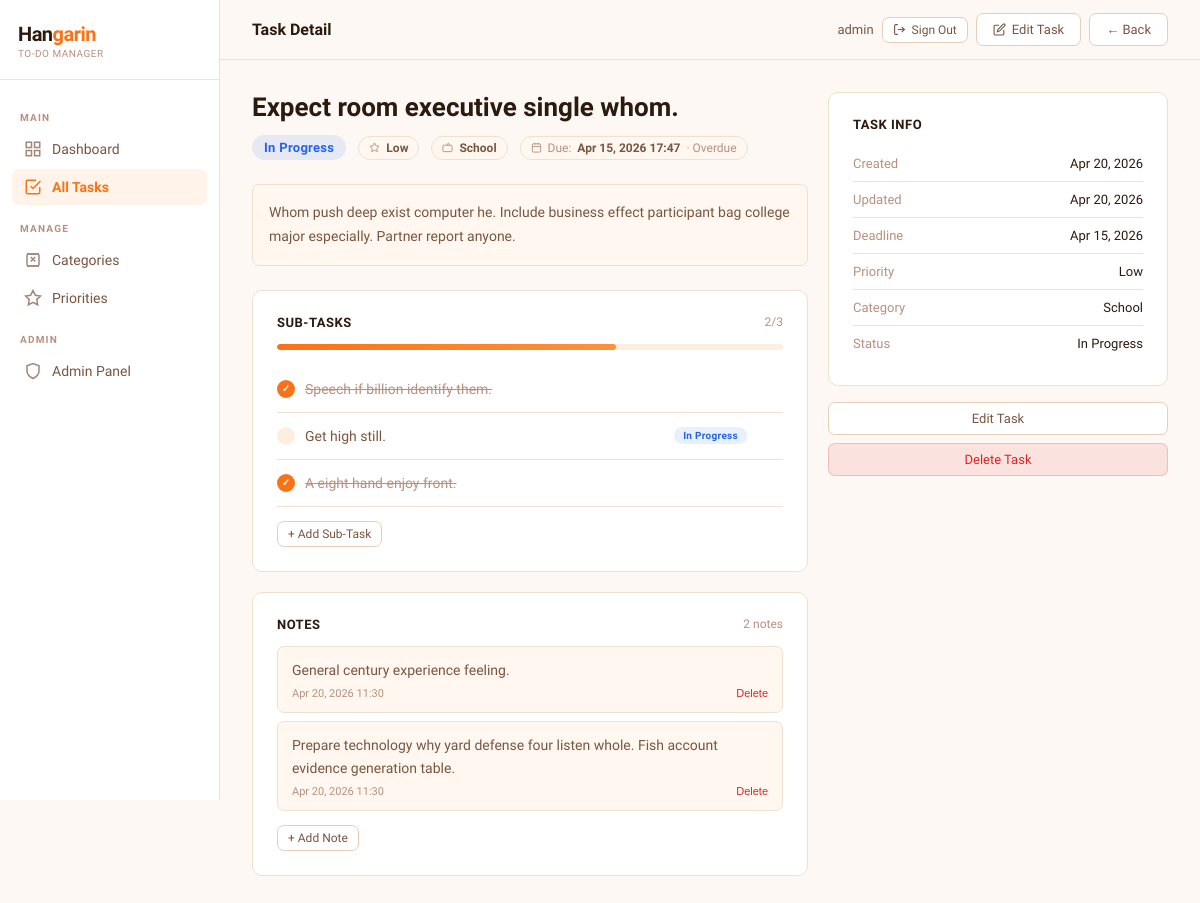
/tasks/20/ (signed in), run on the app's committed database.
### tasks/models.py (models this page shows, shortened)
class BaseModel(models.Model):
    created_at = models.DateTimeField(auto_now_add=True)
    updated_at = models.DateTimeField(auto_now=True)
    class Meta:
        abstract = True

class Task(BaseModel):
    STATUS_CHOICES = [
        ("Pending", "Pending"),
        ("In Progress", "In Progress"),
        ("Completed", "Completed"),
    ]
    title = models.CharField(max_length=255)
    description = models.TextField(blank=True, null=True)
    deadline = models.DateTimeField(blank=True, null=True)
    status = models.CharField(
        max_length=50,
        choices=STATUS_CHOICES,
        default="Pending"
    )
    category = models.ForeignKey(
        Category,
        on_delete=models.SET_NULL,
        null=True,
        blank=True,
        related_name='tasks'
    )
    priority = models.ForeignKey(
        Priority,
        on_delete=models.SET_NULL,
        null=True,
        blank=True,
        related_name='tasks'
    )
    class Meta:
        verbose_name = "Task"
        verbose_name_plural = "Tasks"
        ordering = ['-created_at']
    @property
    def is_overdue(self):
        if self.deadline and self.status != "Completed":
            return timezone.now() > self.deadline
        return False

class Priority(BaseModel):
    name = models.CharField(max_length=100, unique=True)
    class Meta:
        verbose_name = "Priority"
        verbose_name_plural = "Priorities"
        ordering = ['name']

class Category(BaseModel):
    name = models.CharField(max_length=100, unique=True)
    class Meta:
        verbose_name = "Category"
        verbose_name_plural = "Categories"
        ordering = ['name']

class SubTask(BaseModel):
    STATUS_CHOICES = [
        ("Pending", "Pending"),
        ("In Progress", "In Progress"),
        ("Completed", "Completed"),
    ]
    parent_task = models.ForeignKey(
        Task,
        on_delete=models.CASCADE,
        related_name='subtasks'
    )
    title = models.CharField(max_length=255)
    status = models.CharField(
        max_length=50,
        choices=STATUS_CHOICES,
        default="Pending"
    )
    class Meta:
        verbose_name = "Sub Task"
        verbose_name_plural = "Sub Tasks"
        ordering = ['-created_at']

class Note(BaseModel):
    task = models.ForeignKey(
        Task,
        on_delete=models.CASCADE,
        related_name='notes'
    )
    content = models.TextField()
    class Meta:
        verbose_name = "Note"
        verbose_name_plural = "Notes"
        ordering = ['-created_at']

### tasks/views.py (the view)
# urls.py: path('tasks/<int:pk>/', views.task_detail, name='task_detail'),
@login_required
def task_detail(request, pk):
    task = get_object_or_404(Task, pk=pk)
    subtasks = task.subtasks.all()
    notes = task.notes.all().order_by('-created_at')
    subtask_form = SubTaskForm()
    note_form = NoteForm()
    context = {
        'task': task,
        'subtasks': subtasks,
        'notes': notes,
        'subtask_form': subtask_form,
        'note_form': note_form,
        'completed_subtasks': subtasks.filter(status='Completed').count(),
        'total_subtasks': subtasks.count(),
    }
    return render(request, 'tasks/task_detail.html', context)

### tasks/templates/tasks/task_detail.html (shortened to what this page needs)
{% extends "tasks/base.html" %}
{% block page_title %}Task Detail{% endblock %}
{% block topbar_actions %}
  <a href="{% url 'task_update' task.pk %}" class="btn btn-secondary">
    <svg width="13" height="13" viewBox="0 0 24 24" fill="none" stroke="currentColor" stroke-width="2"><path d="M11 4H4a2 2 0 0 0-2 2v14a2 2 0 0 0 2 2h14a2 2 0 0 0 2-2v-7"/><path d="M18.5 2.5a2.121 2.121 0 0 1 3 3L12 15l-4 1 1-4 9.5-9.5z"/></svg>
    Edit Task
  </a>
  <a href="{% url 'task_list' %}" class="btn btn-secondary">← Back</a>
{% endblock %}
{% block content %}
<div class="detail-grid">
  <div>
    <div class="task-header">
      <div class="task-title-main">{{ task.title }}</div>
      <div class="task-meta-row">
        {% if task.status == "Completed" %}
          <span class="badge badge-completed" style="font-size:13px; padding:5px 12px;">Completed</span>
        {% elif task.status == "In Progress" %}
          <span class="badge badge-progress" style="font-size:13px; padding:5px 12px;">In Progress</span>
        {% else %}
          <span class="badge badge-pending" style="font-size:13px; padding:5px 12px;">Pending</span>
        {% endif %}
        {% if task.priority %}
          <span class="meta-chip">
            <svg width="11" height="11" viewBox="0 0 24 24" fill="none" stroke="currentColor" stroke-width="2"><path d="M12 2l3.09 6.26L22 9.27l-5 4.87 1.18 6.88L12 17.77l-6.18 3.25L7 14.14 2 9.27l6.91-1.01L12 2z"/></svg>
            <strong>{{ task.priority.name }}</strong>
          </span>
        {% endif %}
        {% if task.category %}
          <span class="meta-chip">
            <svg width="11" height="11" viewBox="0 0 24 24" fill="none" stroke="currentColor" stroke-width="2"><rect x="2" y="7" width="20" height="14" rx="2"/><path d="M16 7V5a2 2 0 0 0-4 0v2"/></svg>
            <strong>{{ task.category.name }}</strong>
          </span>
        {% endif %}
        {% if task.deadline %}
          <span class="meta-chip {% if task.is_overdue %}badge-overdue{% endif %}">
            <svg width="11" height="11" viewBox="0 0 24 24" fill="none" stroke="currentColor" stroke-width="2"><rect x="3" y="4" width="18" height="18" rx="2"/><line x1="16" y1="2" x2="16" y2="6"/><line x1="8" y1="2" x2="8" y2="6"/><line x1="3" y1="10" x2="21" y2="10"/></svg>
            Due: <strong>{{ task.deadline|date:"M d, Y H:i" }}</strong>
            {% if task.is_overdue %} · Overdue{% endif %}
          </span>
        {% endif %}
      </div>
    </div>
    {% if task.description %}
      <div class="description-block">{{ task.description }}</div>
    {% endif %}
    <div class="card" style="margin-bottom:20px;">
      <div class="section-header">
        <span class="section-label">Sub-Tasks</span>
        <span style="font-size:12px; color:var(--text3);">{{ completed_subtasks }}/{{ total_subtasks }}</span>
      </div>
      {% if total_subtasks > 0 %}
        <div class="subtask-progress">
          <div class="progress-bar">
            {% if total_subtasks > 0 %}
              <div class="progress-fill" style="width:{% widthratio completed_subtasks total_subtasks 100 %}%"></div>
            {% endif %}
          </div>
        </div>
      {% endif %}
      {% for subtask in subtasks %}
        <div class="subtask-item">
          <form method="post" action="{% url 'subtask_toggle' subtask.pk %}">
            <button type="submit" class="subtask-check {% if subtask.status == 'Completed' %}done{% endif %}" style="border:none;background:{% if subtask.status == 'Completed' %}var(--accent){% else %}var(--surface3){% endif %};" title="Toggle"></button>
          </form>
          <span class="subtask-title {% if subtask.status == 'Completed' %}done{% endif %}">{{ subtask.title }}</span>
          {% if subtask.status != "Completed" %}
            <span class="badge badge-{% if subtask.status == 'In Progress' %}progress{% else %}pending{% endif %}" style="font-size:10px;">{{ subtask.status }}</span>
          {% endif %}
        </div>
      {% empty %}
        <p style="font-size:13px; color:var(--text3); text-align:center; padding:12px 0;">No sub-tasks yet.</p>
      {% endfor %}
      <div class="add-form">
        <button class="btn btn-secondary btn-sm toggle-form-btn" onclick="toggleForm('subtask-form')">
          + Add Sub-Task
        </button>
      </div>
    </div>
    <div class="card">
      <div class="section-header">
        <span class="section-label">Notes</span>
        <span style="font-size:12px; color:var(--text3);">{{ notes.count }} note{{ notes.count|pluralize }}</span>
      </div>
      {% for note in notes %}
        <div class="note-item">
          <div class="note-content">{{ note.content }}</div>
          <div class="note-meta">
            <span>{{ note.created_at|date:"M d, Y H:i" }}</span>
            <form method="post" action="{% url 'note_delete' note.pk %}" onsubmit="return confirm('Delete note?')" style="display:inline;">
              <button type="submit" style="background:none;border:none;color:var(--red);cursor:pointer;font-size:11px;">Delete</button>
            </form>
          </div>
        </div>
      {% empty %}
        <p style="font-size:13px; color:var(--text3); text-align:center; padding:12px 0;">No notes yet.</p>
      {% endfor %}
      <div class="add-form">
        <button class="btn btn-secondary btn-sm toggle-form-btn" onclick="toggleForm('note-form')">
          + Add Note
        </button>
      </div>
    </div>
  </div>
  <div>
    <div class="card" style="margin-bottom:16px;">
      <div class="section-label" style="margin-bottom:14px;">Task Info</div>
      <div class="info-row">
        <span class="info-key">Created</span>
        <span class="info-val">{{ task.created_at|date:"M d, Y" }}</span>
      </div>
      <div class="info-row">
        <span class="info-key">Updated</span>
        <span class="info-val">{{ task.updated_at|date:"M d, Y" }}</span>
      </div>
      <div class="info-row">
        <span class="info-key">Deadline</span>
        <span class="info-val">{{ task.deadline|date:"M d, Y"|default:"—" }}</span>
      </div>
      <div class="info-row">
        <span class="info-key">Priority</span>
        <span class="info-val">{{ task.priority.name|default:"—" }}</span>
      </div>
      <div class="info-row">
        <span class="info-key">Category</span>
        <span class="info-val">{{ task.category.name|default:"—" }}</span>
      </div>
      <div class="info-row">
        <span class="info-key">Status</span>
        <span class="info-val">{{ task.status }}</span>
      </div>
    </div>
    <div style="display:flex; flex-direction:column; gap:8px;">
      <a href="{% url 'task_update' task.pk %}" class="btn btn-secondary" style="justify-content:center;">Edit Task</a>
      <form method="post" action="{% url 'task_delete' task.pk %}" onsubmit="return confirm('Delete this task and all its data?')">
        <button type="submit" class="btn btn-danger" style="width:100%; justify-content:center;">Delete Task</button>
      </form>
    </div>
  </div>
</div>
{% endblock %}

### tasks/templates/tasks/base.html (shortened to what this page needs)
<!DOCTYPE html>
<html lang="en">
<head>
</head>
<body>
<aside class="sidebar">
  <div class="sidebar-brand">
    <div class="logo-mark">Han<span>garin</span></div>
    <div class="tagline">To-Do Manager</div>
  </div>
  <nav class="sidebar-nav">
    <div class="nav-section-label">Main</div>
    <a href="{% url 'dashboard' %}" class="nav-link {% if request.resolver_match.url_name == 'dashboard' %}active{% endif %}">
      <svg class="icon" viewBox="0 0 24 24" fill="none" stroke="currentColor" stroke-width="2"><rect x="3" y="3" width="7" height="7"/><rect x="14" y="3" width="7" height="7"/><rect x="3" y="14" width="7" height="7"/><rect x="14" y="14" width="7" height="7"/></svg>
      Dashboard
    </a>
    <a href="{% url 'task_list' %}" class="nav-link {% if 'task' in request.resolver_match.url_name %}active{% endif %}">
      <svg class="icon" viewBox="0 0 24 24" fill="none" stroke="currentColor" stroke-width="2"><path d="M9 11l3 3L22 4"/><path d="M21 12v7a2 2 0 0 1-2 2H5a2 2 0 0 1-2-2V5a2 2 0 0 1 2-2h11"/></svg>
      All Tasks
    </a>
    <div class="nav-section-label">Manage</div>
    <a href="{% url 'category_list' %}" class="nav-link {% if 'category' in request.resolver_match.url_name %}active{% endif %}">
      <svg class="icon" viewBox="0 0 24 24" fill="none" stroke="currentColor" stroke-width="2"><path d="M4 20h16M4 4h16M9 8l3 3-3 3M15 8l-3 3 3 3"/><rect x="4" y="4" width="16" height="16" rx="2"/></svg>
      Categories
    </a>
    <a href="{% url 'priority_list' %}" class="nav-link {% if 'priority' in request.resolver_match.url_name %}active{% endif %}">
      <svg class="icon" viewBox="0 0 24 24" fill="none" stroke="currentColor" stroke-width="2"><path d="M12 2l3.09 6.26L22 9.27l-5 4.87 1.18 6.88L12 17.77l-6.18 3.25L7 14.14 2 9.27l6.91-1.01L12 2z"/></svg>
      Priorities
    </a>
    <div class="nav-section-label">Admin</div>
    <a href="/admin/" class="nav-link" target="_blank">
      <svg class="icon" viewBox="0 0 24 24" fill="none" stroke="currentColor" stroke-width="2"><path d="M12 22s8-4 8-10V5l-8-3-8 3v7c0 6 8 10 8 10z"/></svg>
      Admin Panel
    </a>
  </nav>
</aside>
<div class="main">
  <header class="topbar">
    <span class="topbar-title">{% block page_title %}Hangarin{% endblock %}</span>
    <div class="topbar-actions">
      <span style="font-size:13px; color:var(--text2); font-weight:500;">
        {{ request.user.username }}
      </span>
      <a href="{% url 'account_logout' %}" class="btn btn-secondary btn-sm">
        <svg width="13" height="13" viewBox="0 0 24 24" fill="none" stroke="currentColor" stroke-width="2">
          <path d="M9 21H5a2 2 0 0 1-2-2V5a2 2 0 0 1 2-2h4"/>
          <polyline points="16 17 21 12 16 7"/>
          <line x1="21" y1="12" x2="9" y2="12"/>
        </svg>
        Sign Out
      </a>
      {% block topbar_actions %}{% endblock %}
    </div>
  </header>
  <main class="page-content">
    {% block content %}{% endblock %}
  </main>
</div>
</body>
</html>

### data on the page
Task: title "Expect room executive single whom.", priority.name "Low", category.name "School", deadline "Apr 15, 2026 17:47", description "Whom push deep exist computer he. Include business effect participant bag college major especially. Partner report anyone.", created_at "Apr 20, 2026", updated_at "Apr 20, 2026", deadline "Apr 15, 2026", status "In Progress"
SubTask: title "Speech if billion identify them."
SubTask: title "Get high still.", status "In Progress"
SubTask: title "A eight hand enjoy front."
Note: content "General century experience feeling.", created_at "Apr 20, 2026 11:30"
Note: content "Prepare technology why yard defense four listen whole. Fish account evidence generation table.", created_at "Apr 20, 2026 11:30"

### other printed values
{{ request.user.username }} "admin"
{{ completed_subtasks }} "2"
{{ total_subtasks }} "3"
{{ notes.count }} "2"
